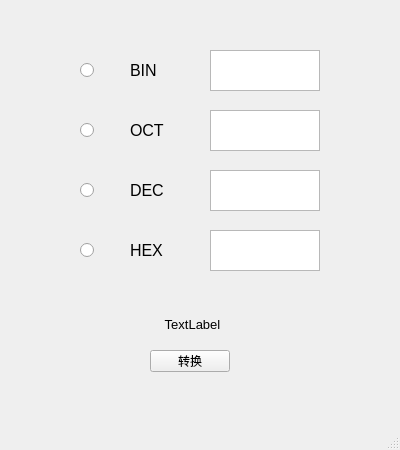
<?xml version="1.0" encoding="UTF-8"?>
<ui version="4.0">
 <class>MainWindow</class>
 <widget class="QMainWindow" name="MainWindow">
  <property name="geometry">
   <rect>
    <x>0</x>
    <y>0</y>
    <width>400</width>
    <height>450</height>
   </rect>
  </property>
  <property name="windowTitle">
   <string>MainWindow</string>
  </property>
  <widget class="QWidget" name="centralwidget">
   <widget class="QRadioButton" name="bin_radioButton">
    <property name="geometry">
     <rect>
      <x>80</x>
      <y>60</y>
      <width>16</width>
      <height>20</height>
     </rect>
    </property>
    <property name="text">
     <string/>
    </property>
   </widget>
   <widget class="QRadioButton" name="oct_radioButton">
    <property name="geometry">
     <rect>
      <x>80</x>
      <y>120</y>
      <width>16</width>
      <height>20</height>
     </rect>
    </property>
    <property name="text">
     <string/>
    </property>
   </widget>
   <widget class="QRadioButton" name="dec_radioButton">
    <property name="geometry">
     <rect>
      <x>80</x>
      <y>180</y>
      <width>16</width>
      <height>20</height>
     </rect>
    </property>
    <property name="text">
     <string/>
    </property>
   </widget>
   <widget class="QRadioButton" name="hex_radioButton">
    <property name="geometry">
     <rect>
      <x>80</x>
      <y>240</y>
      <width>16</width>
      <height>20</height>
     </rect>
    </property>
    <property name="text">
     <string/>
    </property>
   </widget>
   <widget class="QTextEdit" name="bin_input">
    <property name="geometry">
     <rect>
      <x>210</x>
      <y>50</y>
      <width>110</width>
      <height>41</height>
     </rect>
    </property>
   </widget>
   <widget class="QTextEdit" name="oct_input">
    <property name="geometry">
     <rect>
      <x>210</x>
      <y>110</y>
      <width>110</width>
      <height>41</height>
     </rect>
    </property>
   </widget>
   <widget class="QTextEdit" name="dec_input">
    <property name="geometry">
     <rect>
      <x>210</x>
      <y>170</y>
      <width>110</width>
      <height>41</height>
     </rect>
    </property>
   </widget>
   <widget class="QTextEdit" name="hex_input">
    <property name="geometry">
     <rect>
      <x>210</x>
      <y>230</y>
      <width>110</width>
      <height>41</height>
     </rect>
    </property>
   </widget>
   <widget class="QLabel" name="label">
    <property name="geometry">
     <rect>
      <x>130</x>
      <y>60</y>
      <width>41</width>
      <height>21</height>
     </rect>
    </property>
    <property name="font">
     <font>
      <pointsize>12</pointsize>
     </font>
    </property>
    <property name="text">
     <string>BIN</string>
    </property>
    <property name="scaledContents">
     <bool>false</bool>
    </property>
   </widget>
   <widget class="QLabel" name="label_2">
    <property name="geometry">
     <rect>
      <x>130</x>
      <y>120</y>
      <width>41</width>
      <height>21</height>
     </rect>
    </property>
    <property name="font">
     <font>
      <pointsize>12</pointsize>
     </font>
    </property>
    <property name="text">
     <string>OCT</string>
    </property>
    <property name="scaledContents">
     <bool>false</bool>
    </property>
   </widget>
   <widget class="QLabel" name="label_3">
    <property name="geometry">
     <rect>
      <x>130</x>
      <y>180</y>
      <width>41</width>
      <height>21</height>
     </rect>
    </property>
    <property name="font">
     <font>
      <pointsize>12</pointsize>
     </font>
    </property>
    <property name="text">
     <string>DEC</string>
    </property>
    <property name="scaledContents">
     <bool>false</bool>
    </property>
   </widget>
   <widget class="QLabel" name="label_4">
    <property name="geometry">
     <rect>
      <x>130</x>
      <y>240</y>
      <width>41</width>
      <height>21</height>
     </rect>
    </property>
    <property name="font">
     <font>
      <pointsize>12</pointsize>
     </font>
    </property>
    <property name="text">
     <string>HEX</string>
    </property>
    <property name="scaledContents">
     <bool>false</bool>
    </property>
   </widget>
   <widget class="QPushButton" name="transfer_Button">
    <property name="geometry">
     <rect>
      <x>150</x>
      <y>350</y>
      <width>80</width>
      <height>22</height>
     </rect>
    </property>
    <property name="text">
     <string>转换</string>
    </property>
   </widget>
   <widget class="QLabel" name="error_label">
    <property name="geometry">
     <rect>
      <x>120</x>
      <y>310</y>
      <width>145</width>
      <height>28</height>
     </rect>
    </property>
    <property name="font">
     <font>
      <pointsize>10</pointsize>
     </font>
    </property>
    <property name="text">
     <string>TextLabel</string>
    </property>
    <property name="alignment">
     <set>Qt::AlignCenter</set>
    </property>
   </widget>
  </widget>
  <widget class="QStatusBar" name="statusbar"/>
 </widget>
 <resources/>
 <connections/>
</ui>
